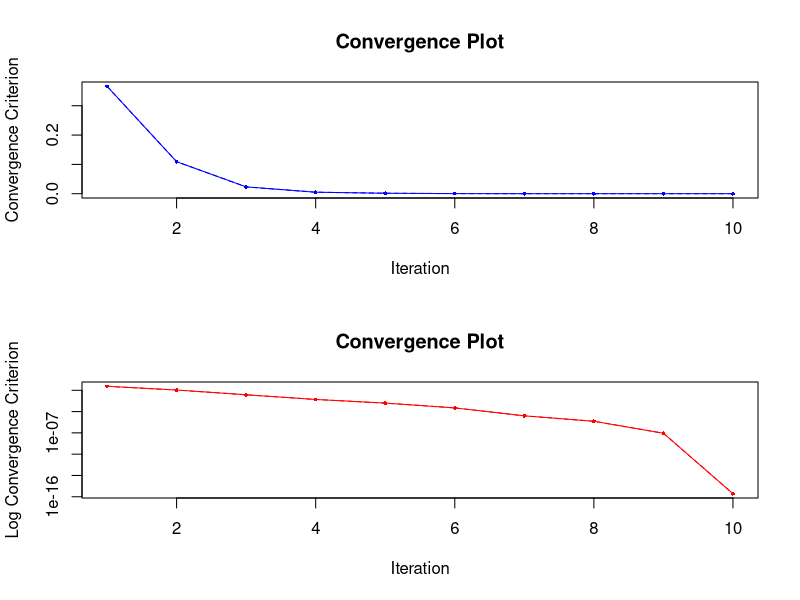
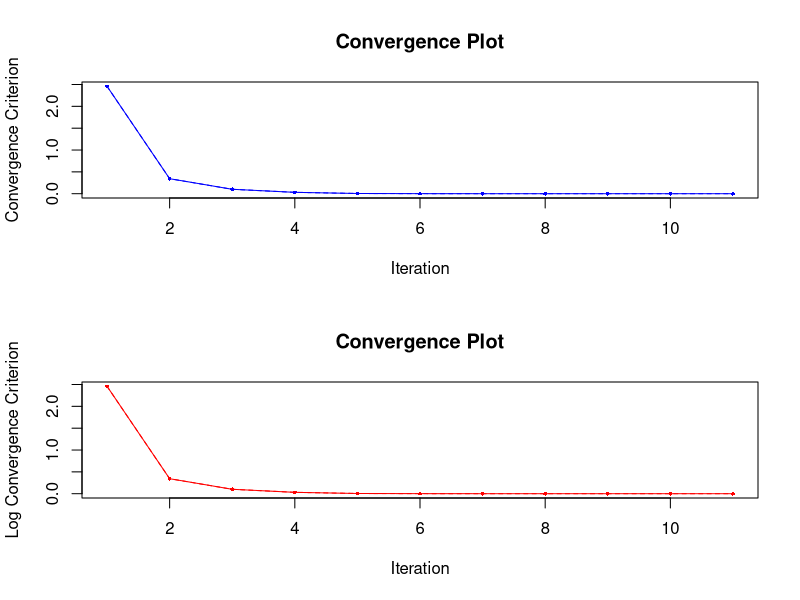
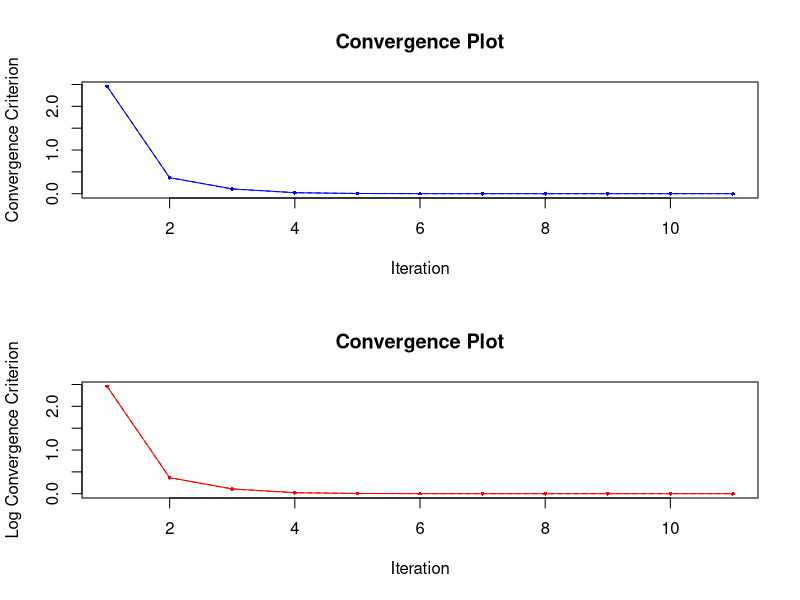

Reproduce these figures in R, in order.
## ---- chunk 1
knitr::opts_chunk$set(echo = TRUE)
## ---- chunk 2
cg <- function(A, b, x) {
  # Initializations:
  r <- b - A %*% x  # initial residual vector
  p <- r  # direction vector
  j <- 0  # iteration counter
  
  conv <- c()  # convergence criterion tracker
  err <- c()  # error tracker
  
  conv[1] <- norm(r, "2")
  
  if (all(b == 0)) {
    # if b is a zero vector, track error
    err[1] <- norm(x, "I")
  }
  
  # Iterate until residual norm is sufficiently small
  # or reached max number of iterations
  cat("Starting Conguate Gradient algorithm...\n")
  while ((norm(r, "2") / norm(b, "2") > 1e-14) && j < 500) {
    alpha <- (crossprod(r)) / (t(p) %*% A %*% p)  # step size
    x <- x + c(alpha) * p  # Update solution vector x
    rnew <- r - c(alpha) * (A %*% p)  # new residual vector
    beta <-
      crossprod(rnew) / crossprod(r)  # calculate beta coefficient
    p <- rnew + c(beta) * p  # update direction vector
    r <- rnew  # update residual vector
    j <- j + 1  # update iteration counter
    conv[j] <- norm(r, "2") / norm(b, "2")  # track convergence
    
    if (all(b == 0)) {
      # if b is a zero vector, track error
      err[j] <- norm(x, "I")
    }
    # Iteration counter:
    cat(sprintf('It. %3.0f: %20.16e\n', j, conv[j]), "\n")
  }
  cat("...finished!\n")
  cat("The solution for x is:", x, "\n")
  
  # Convergence plots (Convergence criterion over iterations):
  par(mfrow = c(2, 1))
  
  plot(
    1:j,
    conv,
    type = "o",
    col = "blue",
    pch = 16,
    cex = 0.5,
    main = "Convergence Plot",
    xlab = "Iteration",
    ylab = "Convergence Criterion"
  )
  lines(1:j, conv, lty = 2, col = 'blue')
  
  plot(
    1:j,
    conv,
    log = "y",
    type = "o",
    col = "red",
    pch = 16,
    cex = 0.5,
    main = "Convergence Plot",
    xlab = "Iteration",
    ylab = "Log Convergence Criterion"
  )
  lines(1:j, conv, lty = 2, col = 'red')
  
  # Return the convergence history and the final solution vector
  return(list(conv = conv, x = c(x)))
}
## ---- chunk 3

pcg <- function(A, b, x, M, tol = 1e-14) {
  # Initializations: ----
  r <- b - A %*% x  # initial residual vector
  z <- solve(M, r)  # apply preconditioner M to the residual vector
  p <- z  # direction vector
  j <- 1  # iteration counter
  
  conv <- c()  # convergence criterion tracker
  err <- c()  # error tracker
  
  conv[1] <- norm(r, "2")
  
  if (all(b == 0)) {
    # if b is a zero vector, track error
    err[1] <- norm(x, "I")
  }
  
  # Iterate until residual norm is sufficiently small
  # or reached max number of iterations
  cat("Starting Preconditioned Conguate Gradient algorithm...\n")
  
  while ((norm(r, "2") / norm(b, "2") > tol) && j < 500) {
    alpha <- crossprod(z, r) / (t(p) %*% A %*% p)  # step size
    x <- x + c(alpha) * p  # Update solution vector x
    rnew <- r - c(alpha) * (A %*% p)  # new residual vector
    znew <- solve(M, rnew)  # update z
    beta <-
      crossprod(znew, rnew) / crossprod(z, r)  # calculate beta coefficient
    p <- znew + c(beta) * p  # update direction vector
    r <- rnew  # update residual vector
    z <- znew  # update z
    j <- j + 1  # update iteration counter
    
    conv[j] <- norm(r, "2") / norm(b, "2")  # track convergence
    
    if (all(b == 0)) {
      # if b is a zero vector, track error
      err[j] <- norm(x, "I")
    }
    # Iteration counter:
    cat(sprintf('It. %3.0f: %20.16e\n', j, conv[j]), "\n")
  }
  cat("...finished!\n")
  cat("The solution for x is:", x, "\n")
  
  # Convergence plots (Convergence criterion over iterations):
  plot(
    1:j,
    conv,
    type = "o",
    col = "blue",
    pch = 16,
    cex = 0.5,
    main = "Convergence Plot",
    xlab = "Iteration",
    ylab = "Convergence Criterion"
  )
  lines(1:j, conv, lty = 2, col = "blue")
  
  plot(
    1:j,
    conv,
    type = "o",
    col = "red",
    pch = 16,
    cex = 0.5,
    main = "Convergence Plot",
    xlab = "Iteration",
    ylab = "Log Convergence Criterion"
  )
  lines(1:j, conv, lty = 2, col = "red")
  
  # Return the convergence history and the final solution vector
  return(list(conv = conv, x = c(x)))
}

## ---- chunk 4
a_lanczos <-
  function(A,  # Input matrix
           v0,  # Initial vector
           max_it = NULL,  # Maximum number of iterations
           tol = 1e-10,  # Tolerance value
           reorth = TRUE) {  # Flag for reorthogonalization
    
    # Preliminary calculations and initializations: ----
    N <- length(v0)
    
    if(!is.null(max_it)) max_it <- N
    
    # Initialize the basis matrix V with zeros
    V <- matrix(0, nrow = N, ncol = max_it + 1)
    
    # Compute initial vector Av and its norm beta
    Av <- A(v0)
    beta <- sqrt(sum(v0 * Av))
    
    # Set the first basis vector
    V[, 2] <-
      v0 / beta  # This is index 2 intentionally, 1 not returned
    
    # Normalize the initial vector Av
    Av <- Av / beta
    
    i <- 2  # Iteration counter
    
    # Lanczos iteration loop
    while (i < (max_it + 1) && beta > tol) {
      # Lanczos recursions
      w <- Av - beta * V[, i - 1]
      alpha <- sum(w * Av)
      w <- w - alpha * V[, i]
      
      # Reorthogonalization step
      if (reorth) {
        # Subtract projections onto previous basis vectors (twice)
        w <- w - (V[, 2:i] %*% crossprod(V[, 2:i], A(w)))
        w <- w - (V[, 2:i] %*% crossprod(V[, 2:i], A(w)))
      }
      
      # Norm of New Vector Av
      Av <- A(w)
      beta <- sqrt(sum(w * Av))
      
      # Store new vector if its norm is above the tolerance
      if (beta > tol) {
        i <- i + 1
        Av <- Av / beta
        V[, i] <- w / beta
      }
    }
    
    # Return the matrix V containing the A-orthonormal basis vectors
    return(V[, 2:i])
  }
## ---- chunk 5
bayescg <- function(A, b, x, Sig, max_it = NULL, tol = 1e-6, delay = NULL, 
                    reorth = TRUE, NormA = NULL, xTrue = NULL, 
                    SqrtSigTranspose = NULL) {
  
  ## Variable definitions: ----
  
  # Size of the system
  N <- length(x)
  
  # Default Maximum Iterations
  if (is.null(max_it)) {
    max_it <- N
  }
  
  # Residual and first search direction
  r <- matrix(0, nrow = N, ncol = max_it + 1)
  r[, 1] <- b - A(x)
  S <- r
  
  # Inner products
  rIP <- numeric(max_it + 1)
  rIP[1] <- sum(r[, 1] * r[, 1])
  sIP <- numeric(max_it)
  
  # Array holding matrix-vector products
  SigAs_hist <- matrix(0, nrow = N, ncol = max_it)
  
  # Convergence information
  # If xTrue is supplied, more information is computed
  rNorm <- sqrt(rIP[1])
  Res2 <- numeric(max_it + 1)
  if (is.null(NormA) || is.null(xTrue)) {
    bNorm <- norm(b, type = "2")
    Res <- rNorm / bNorm
    Res2[1] <- Res
  }
  
  if (!is.null(xTrue)) {
    xNorm <- norm(xTrue, type = "2")
    err_hist <- numeric(max_it + 1)
    err_hist[1] <- sum((x - xTrue) * A(x - xTrue))
    if (!is.null(NormA)) {
      xNormANorm <- norm(xTrue, type = "2") * NormA
      Res <- rNorm / xNormANorm
      Res2[1] <- Res
    }
    Res3 <- Res2
    tr_hist <- numeric(max_it + 1)
    tr_hist[1] <- sum(diag(A(Sig(diag(N)))))
  }
  
  i <- 0
  
  
  ## Iterating Through Bayesian Conjugate Gradient: ----
  
  while (i < max_it && (is.null(tol) || Res > tol)) {
    # print(paste("Iteration:", i + 1))
    # Compute Matrix Vector Products
    As <- A(S[, i + 1])
    if (!is.null(SqrtSigTranspose)) {
      SigAs_hist[, i + 1] <- SqrtSigTranspose(As)
      SigAs <- Sig(SigAs_hist[, i + 1])
    } else {
      SigAs_hist[, i + 1] <- Sig(As)
      SigAs <- SigAs_hist[, i + 1]
    }
    ASigAs <- A(SigAs)
    
    # Search Direction Inner Product
    sIP[i + 1] <- abs(sum(S[, i + 1] * ASigAs))
    
    # Calculate next x
    alpha <- rIP[i + 1] / sIP[i + 1]
    x <- x + alpha * SigAs
    
    # Calculate New Residual
    r[, i + 2] <- r[, i + 1] - alpha * ASigAs
    
    if (reorth) {
      # Reorthogonalize Residual
      r_ip_inv <- 1 / rIP[1:(i + 1)]
      ortho_term <- r[, 1:(i + 1)] %*% (t(r[, 1:(i + 1)]) %*% r[, i + 2])
      diag_r_ip_inv <- diag(r_ip_inv, nrow = length(r_ip_inv), ncol = length(r_ip_inv))
      if (ncol(ortho_term) == nrow(diag_r_ip_inv)) {
        r[, i + 2] <- r[, i + 2] - ortho_term %*% diag_r_ip_inv
      } # else {
        # if dimension checking is not successful, give warning
        # warning("Dimensions of ortho_term and diag(r_ip_inv) do not match")
      # }
    }
    
    # Compute Residual Norms
    rIP[i + 2] <- sum(r[, i + 2] * r[, i + 2])
    rNorm <- sqrt(rIP[i + 2])
    if (!is.null(xTrue)) {
      err_hist[i + 2] <- sum((x - xTrue) * A(x - xTrue))
      tr_hist[i + 2] <- tr_hist[i + 1] - sum(diag(A(outer(SigAs, SigAs)))) / sIP[i + 1]
      
      rTrueNorm <- norm(b - A(x), type = "2")
      if (!is.null(NormA)) {
        Res <- rNorm / xNormANorm
        Res3[i + 2] <- rTrueNorm / xNormANorm
      } else {
        Res3[i + 2] <- rTrueNorm / bNorm
      }
    }
    if (is.null(NormA)) {
      Res <- rNorm / bNorm
    } else if (is.null(xTrue)) {
      Res <- rNorm / NormA / norm(x, type = "2")
    }
    Res2[i + 2] <- Res
    
    # Calculate next search direction
    beta <- rIP[i + 2] / rIP[i + 1]
    S[, i + 2] <- r[, i + 2] + beta * S[, i + 1]
    
    i <- i + 1
  }
  
  ## Return results: ----
  
  info <- list(res = Res2[1:(i + 1)], search_dir = (sIP[1:i] ^ (-1/2)) * S[, 1:i])
  
  if (!is.null(xTrue)) {
    info$actual_res <- Res3[1:(i + 1)]
    info$err <- err_hist[1:(i + 1)]
    info$trace <- tr_hist[1:(i + 1)]
  }
  
  if (!is.null(delay)) {
    delay <- min(delay, i)
    post_scale <- sum(rIP[(i - delay + 1):i]^2 / sIP[(i - delay + 1):i])
    info$scale <- post_scale
  }
  
  return(list(x = x, SigAs_hist = (sIP[1:i] ^ (-1/2)) * SigAs_hist[, 1:i], info = info))
}
## ---- chunk 6
# Set seed for reproducability
set.seed(123)

# Number of rows in linear system of equations
n <- 10

# Create a random symmetric positive-definite coefficient matrix A
createPSDmatrixA <-
  function(n) {
    A <- matrix(rnorm(n * n), n, n)
    A <- crossprod(A) + n * diag(n)
  }
A <- createPSDmatrixA(n)

# Generate a random vector b
b <- rnorm(n)

# Initial guess for x
x0 <- rep(0, n)

# Find solution using Conjugate Gradient Algorithm (Problem 1.1) ----
cg_results <- cg(A, b, x0)

# Find solution using Preconditioned Conjugate Gradient Algorithm (Problem 1.2) ----
M1 <- diag(diag(A))  # Jacobi preconditioner
M2 <- diag(n)  # Identity matrix

pcg_results1 <- pcg(A, b, x0, M1)
pcg_results2 <- pcg(A, b, x0, M2)

# Testing a_lanczos function (Problem 2.1) ----
Sig <- function(v) v  # Define the preconditioner function Sig as the identity function
A_func <- function(v) A %*% v  # Define the function A(v) to apply the matrix A to a vector v
v0 <- rnorm(n)
lanczos_vectors <- a_lanczos(A_func, v0, max_it = 10, tol = 1e-10, reorth = TRUE)
print("Lanczos vectors:")
lanczos_vectors

# Find solution using the Bayesian Conjugate Gradient Algorithm (Problem 2.2) ----
bayescg_results <- bayescg(A_func, b, x0, Sig, max_it = 10, tol = 1e-6, reorth = TRUE)

# Find solution using implemented R solver ----
R_solver_results <- solve(A, b)

# Compare results ----
cat('Final solutions for x:\n')

cat('... using Conjugate Gradient Algorithm:\n')
cg_results$x

cat('... using Preconditioned Conjugate Gradient Algorithm (Jacobi):\n')
pcg_results1$x

cat('... using Preconditioned Conjugate Gradient Algorithm (Identity):\n')
pcg_results2$x

cat('... using Bayesian Conjugate Gradient Algorithm:\n')
bayescg_results$x

cat('... using R Solver:\n')
R_solver_results

all.equal(cg_results$x, R_solver_results, tolerance = 1e-5)
all.equal(pcg_results1$x, R_solver_results, tolerance = 1e-5)
all.equal(pcg_results2$x, R_solver_results, tolerance = 1e-5)
all.equal(bayescg_results$x, R_solver_results, tolerance = 1e-5)

